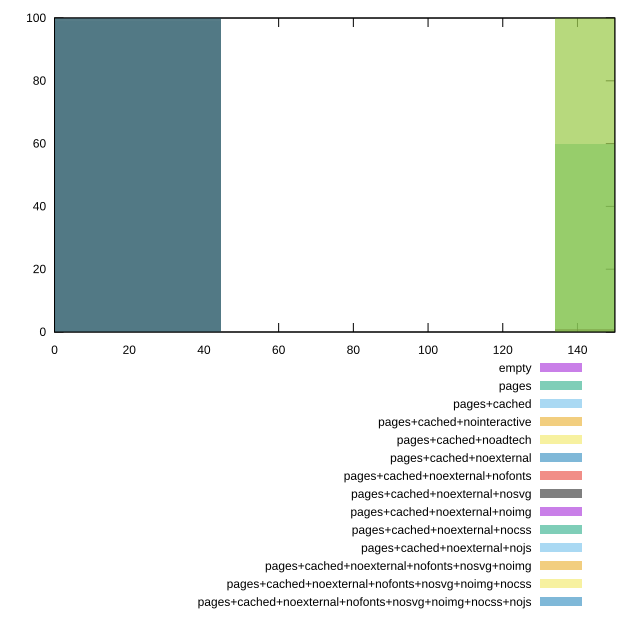

Reproduce this figure in gnuplot.
reset
set terminal svg size 640, 620 enhanced background rgb 'white'
set output "reprap/unminified-javascript/comparison/histogram/all_raw.svg"

$empty <<EOF
0 100
EOF

$pages <<EOF
0 40
178.13146588449553 60
EOF

$pagesCached <<EOF
0 100
EOF

$pagesCachedNointeractive <<EOF
0 100
EOF

$pagesCachedNoadtech <<EOF
0 100
EOF

$pagesCachedNoexternal <<EOF
0 100
EOF

$pagesCachedNoexternalNofonts <<EOF
0 100
EOF

$pagesCachedNoexternalNosvg <<EOF
0 99
178.13146588449553 1
EOF

$pagesCachedNoexternalNoimg <<EOF
0 100
EOF

$pagesCachedNoexternalNocss <<EOF
178.13146588449553 100
EOF

$pagesCachedNoexternalNojs <<EOF
0 100
EOF

$pagesCachedNoexternalNofontsNosvgNoimg <<EOF
0 100
EOF

$pagesCachedNoexternalNofontsNosvgNoimgNocss <<EOF
178.13146588449553 100
EOF

$pagesCachedNoexternalNofontsNosvgNoimgNocssNojs <<EOF
0 100
EOF

set key outside below
set boxwidth 89.06573294224776
set yrange [0:100]
set style fill transparent solid 0.5 noborder

plot \
  $empty title "empty" with boxes, \
  $pages title "pages" with boxes, \
  $pagesCached title "pages+cached" with boxes, \
  $pagesCachedNointeractive title "pages+cached+nointeractive" with boxes, \
  $pagesCachedNoadtech title "pages+cached+noadtech" with boxes, \
  $pagesCachedNoexternal title "pages+cached+noexternal" with boxes, \
  $pagesCachedNoexternalNofonts title "pages+cached+noexternal+nofonts" with boxes, \
  $pagesCachedNoexternalNosvg title "pages+cached+noexternal+nosvg" with boxes, \
  $pagesCachedNoexternalNoimg title "pages+cached+noexternal+noimg" with boxes, \
  $pagesCachedNoexternalNocss title "pages+cached+noexternal+nocss" with boxes, \
  $pagesCachedNoexternalNojs title "pages+cached+noexternal+nojs" with boxes, \
  $pagesCachedNoexternalNofontsNosvgNoimg title "pages+cached+noexternal+nofonts+nosvg+noimg" with boxes, \
  $pagesCachedNoexternalNofontsNosvgNoimgNocss title "pages+cached+noexternal+nofonts+nosvg+noimg+nocss" with boxes, \
  $pagesCachedNoexternalNofontsNosvgNoimgNocssNojs title "pages+cached+noexternal+nofonts+nosvg+noimg+nocss+nojs" with boxes, \


reset
